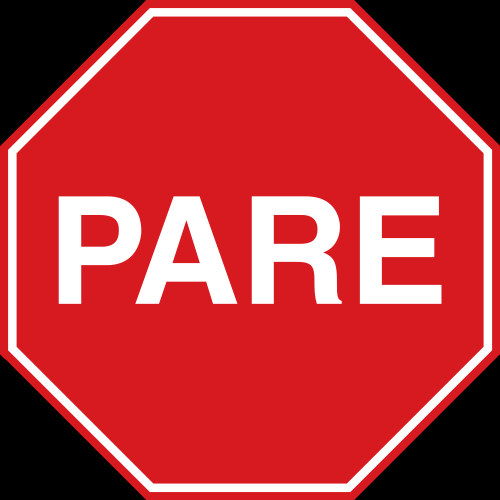
%> input picture Clase 7/1.jpg, 1000 x 1000 px (shown at 1/2 size)
$ octave regionprops1.m   (GNU Octave 9; MATLAB toolbox functions it lacks are replaced by stand-ins)
%> lines starting %> are read from the running program, lines starting %| are printed output that depends on the picture; in (x1, y1, x2, y2) boxes, pixels count from 0 and x2, y2 are one past the last pixel; in counts of white or black regions, pixels touching at a corner belong together; the program's own positions count from 1
clear all,close all, clc

% Propiedades de regiones de una imagen
% Ejemplo de uso de la funci髇 REGIONPROPS
% Lectura de la imagen
img=imread('1.jpg');
%> img is the input picture: size 1000x1000x3 uint8; mean R, G, B 184, 53.2, 58.1
figure(1); imshow(img);
b=rgb2gray(img);
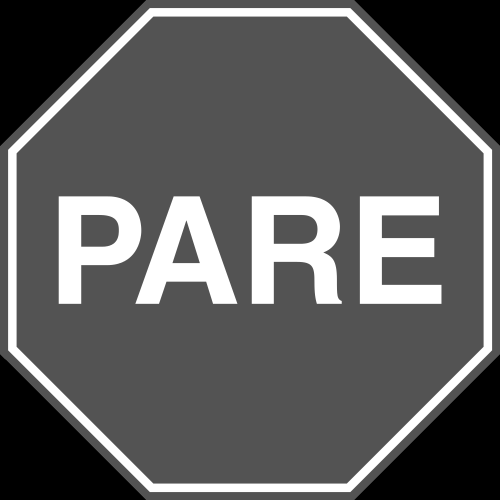
%> b: size 1000x1000 uint8 (shown at 1/2 size); min 0, max 255, mean 93.1
b(b<205)=0;
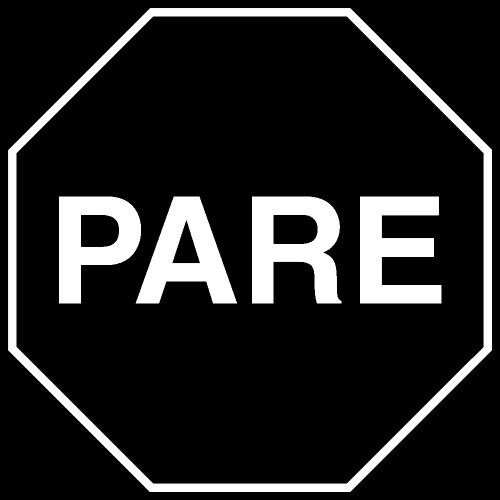
%> b: size 1000x1000 uint8 (shown at 1/2 size); min 0, max 255, mean 35.5
b(b>0)=255;

b(b==0)=100;
%> b: size 1000x1000 uint8; values 100 (black) and 255 (white), 14% white; 5 white regions, box (x1, y1, x2, y2) and area: (16, 16, 984, 984) 53222, (504, 393, 683, 607) 24027, (720, 393, 883, 607) 22102, (271, 393, 474, 607) 20768, (118, 393, 282, 607) 19660
b(b==255)=0;
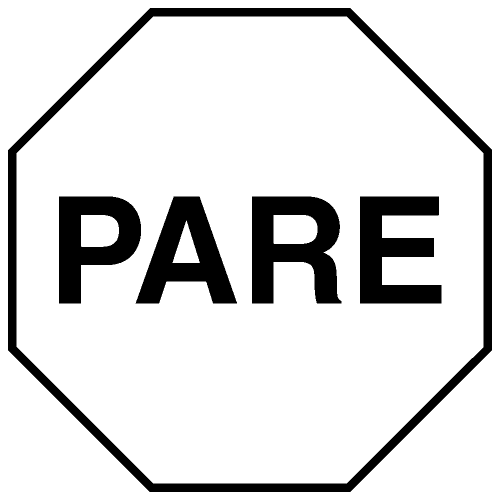
%> b: size 1000x1000 uint8 (shown at 1/2 size); values 0 (black) and 100 (white), 86% white; 5 black regions, box (x1, y1, x2, y2) and area: (16, 16, 984, 984) 53222, (504, 393, 683, 607) 24027, (720, 393, 883, 607) 22102, (271, 393, 474, 607) 20768, (118, 393, 282, 607) 19660
b(b==100)=255;
%> b: size 1000x1000 uint8; 86% white; 5 black regions

figure(2); imshow(b);
L = bwlabel(b);
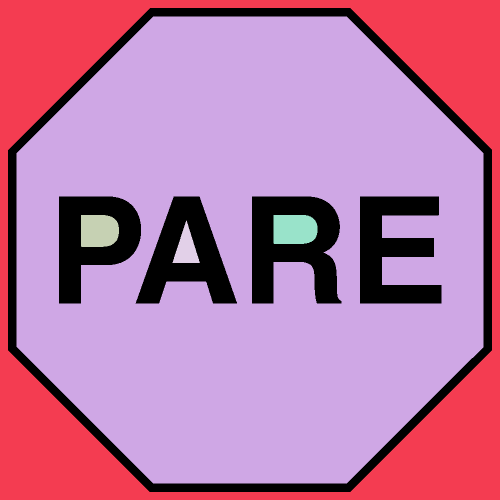
%> L: size 1000x1000 double (shown at 1/2 size); 6 distinct labels, from 0 to 5; one colour per label, 0 black
stats = regionprops(L);
%> stats = 5 regions; box (x1, y1, x2, y2), Area and Centroid: (33, 33, 967, 967) 624561 [503.1 501.7], (0, 0, 1000, 1000) 224004 [500.1 500.1], (547, 430, 635, 488) 4792 [589.1 459.4], (162, 430, 238, 494) 4486 [197.9 462.4], (345, 441, 400, 526) 2378 [373 497.7]
stats(2)
%> ans = 1 region; box (x1, y1, x2, y2), Area and Centroid: (33, 33, 967, 967) 624561 [503.1 501.7]

$ run again, with Clase 7/2.jpg copied over Clase 7/1.jpg
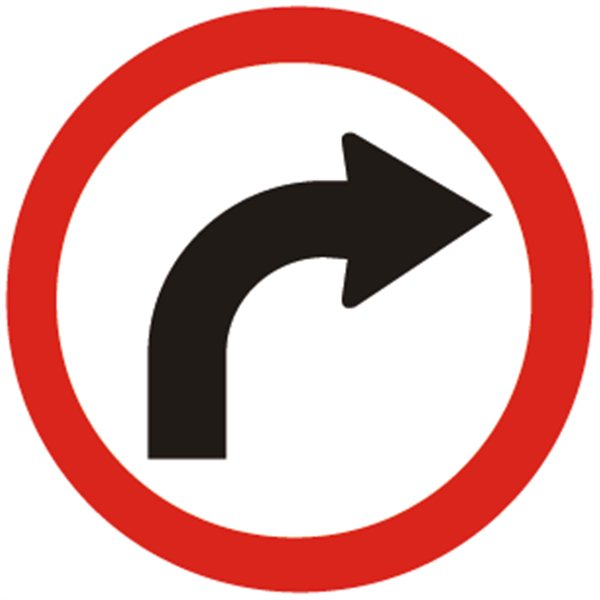
%> input picture Clase 7/2.jpg, 600 x 600 px
%> img is the input picture: size 600x600x3 uint8; mean R, G, B 220.2, 173.1, 170.1
%> `b(b>0)=255;`:
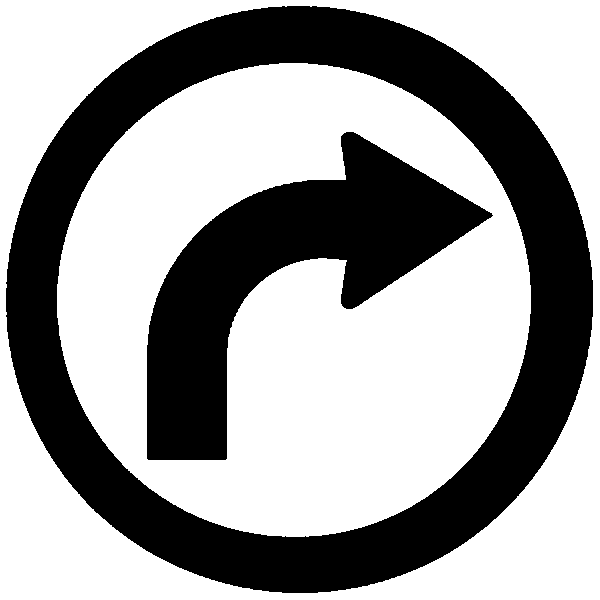
%> b: size 600x600 uint8; 62.4% white; 2 black regions, box (x1, y1, x2, y2) and area: (6, 6, 593, 593) 94412, (147, 132, 493, 460) 41096
%> `L = bwlabel(b);`:
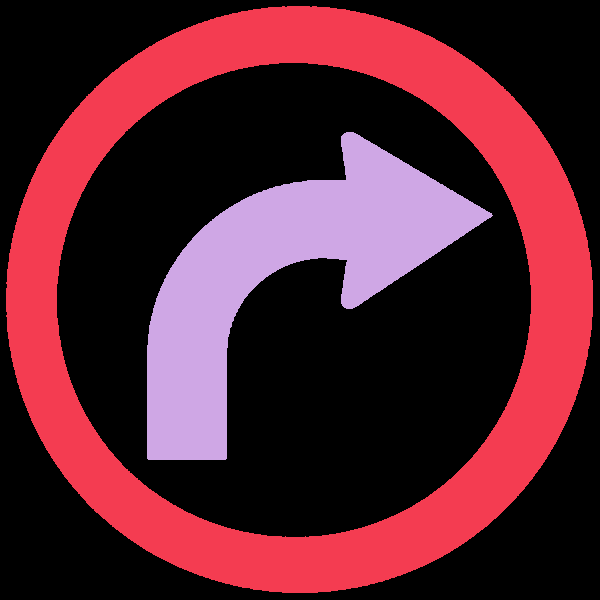
%> L: size 600x600 double; 3 distinct labels, from 0 to 2; one colour per label, 0 black
%> stats = 2 regions; box (x1, y1, x2, y2), Area and Centroid: (6, 6, 593, 593) 94412 [310.4 299], (147, 132, 493, 460) 41096 [284.1 277.5]
%> ans = 1 region; box (x1, y1, x2, y2), Area and Centroid: (147, 132, 493, 460) 41096 [284.1 277.5]

$ run again, with Clase 7/3.jpg copied over Clase 7/1.jpg
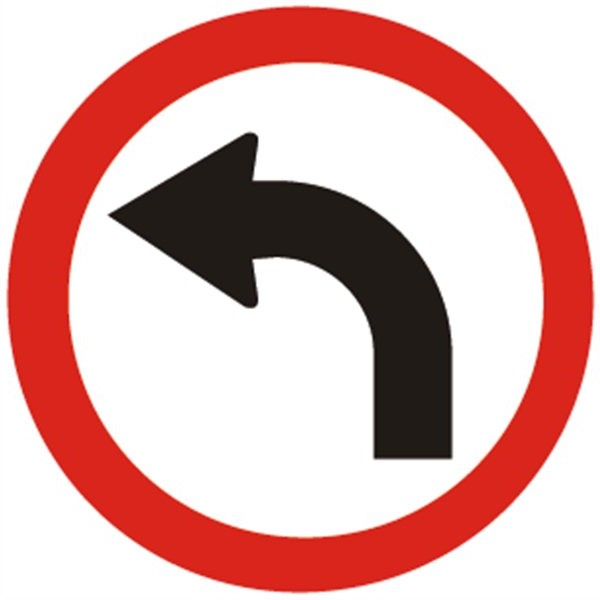
%> input picture Clase 7/3.jpg, 600 x 600 px
%> img is the input picture: size 600x600x3 uint8; mean R, G, B 220, 173, 170.1
%> `b(b>0)=255;`:
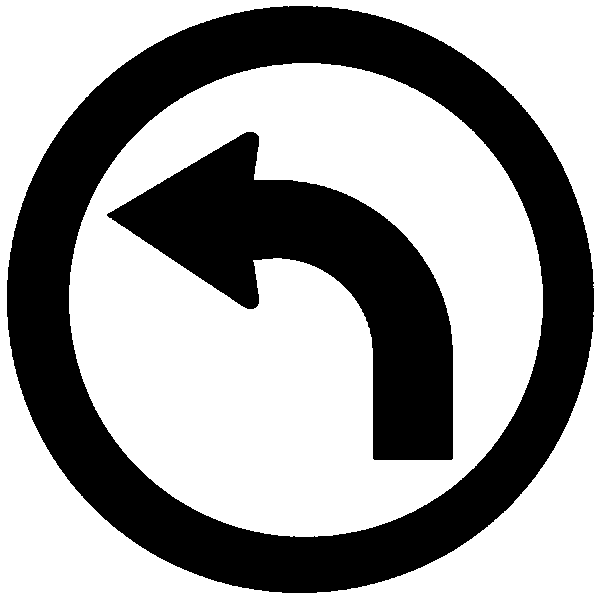
%> b: size 600x600 uint8; 62.3% white; 2 black regions, box (x1, y1, x2, y2) and area: (7, 6, 594, 593) 94445, (107, 132, 453, 460) 41109
%> `L = bwlabel(b);`:
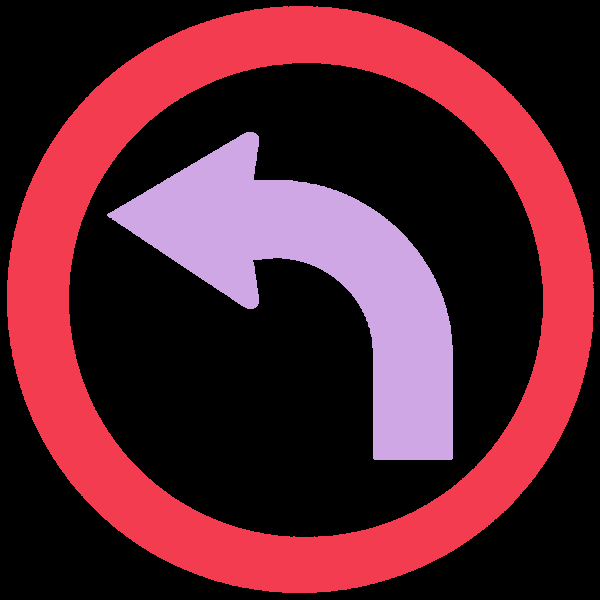
%> L: size 600x600 double; 3 distinct labels, from 0 to 2; one colour per label, 0 black
%> stats = 2 regions; box (x1, y1, x2, y2), Area and Centroid: (7, 6, 594, 593) 94445 [290.7 298.9], (107, 132, 453, 460) 41109 [316.9 277.5]
%> ans = 1 region; box (x1, y1, x2, y2), Area and Centroid: (107, 132, 453, 460) 41109 [316.9 277.5]
